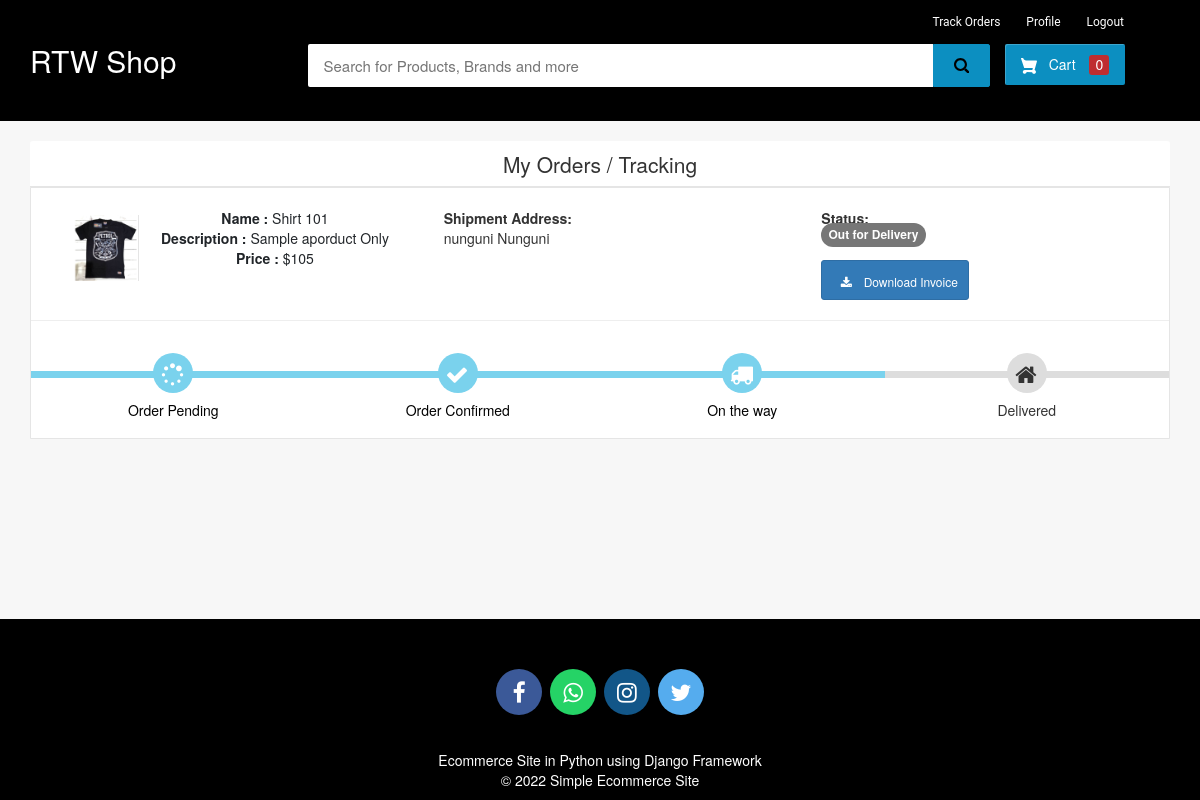
The app's page /my-order (signed in), older data.
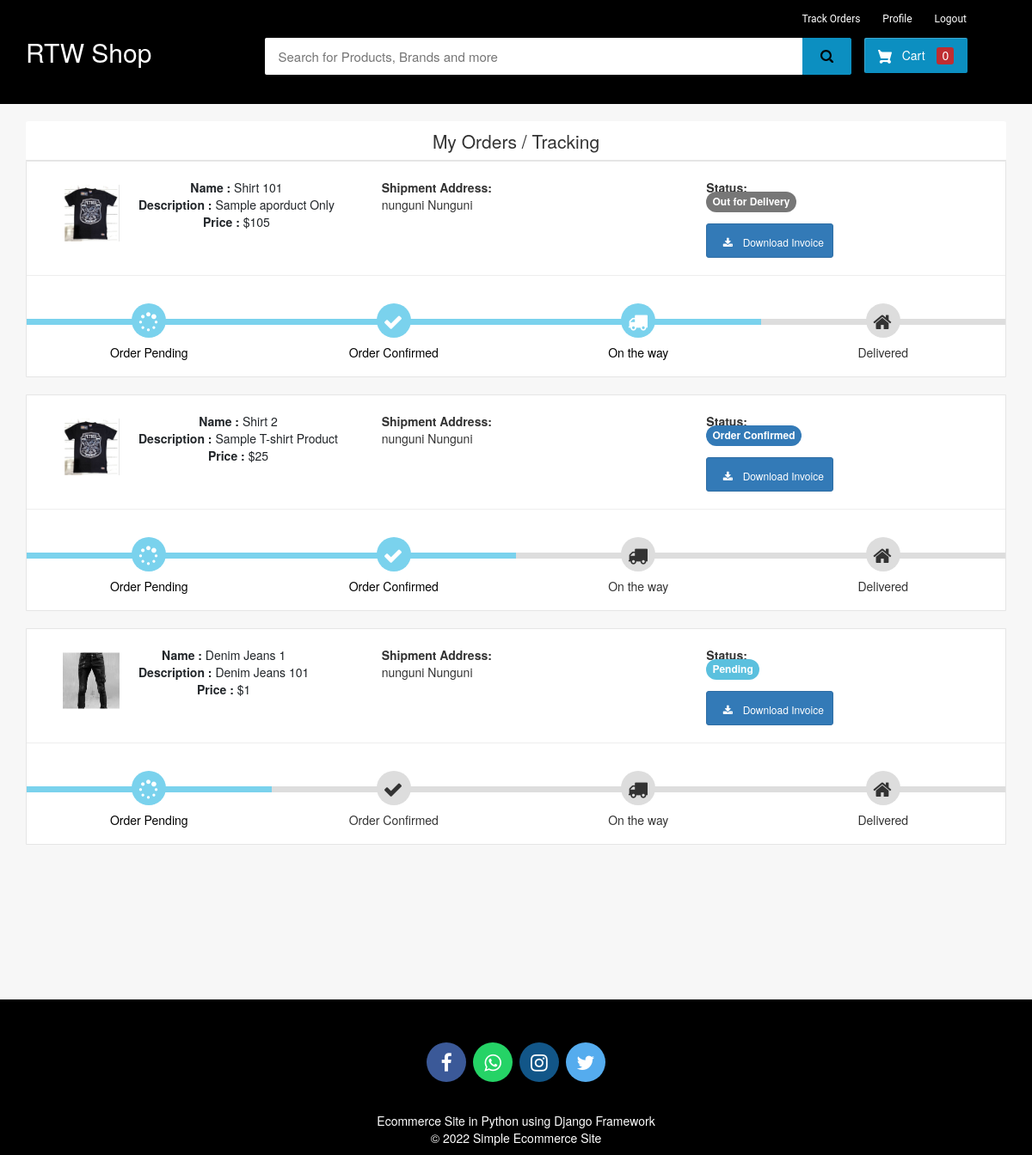
The same page, newer data.
### ecom/models.py (models this page shows, shortened)
class Product(models.Model):
    name=models.CharField(max_length=40)
    product_image= models.ImageField(upload_to='product_image/',null=True,blank=True)
    price = models.PositiveIntegerField()
    description=models.CharField(max_length=40)

class Orders(models.Model):
    STATUS =(
        ('Pending','Pending'),
        ('Order Confirmed','Order Confirmed'),
        ('Out for Delivery','Out for Delivery'),
        ('Delivered','Delivered'),
    )
    customer=models.ForeignKey('Customer', on_delete=models.CASCADE,null=True)
    product=models.ForeignKey('Product',on_delete=models.CASCADE,null=True)
    email = models.CharField(max_length=50,null=True)
    address = models.CharField(max_length=500,null=True)
    mobile = models.CharField(max_length=20,null=True)
    order_date= models.DateField(auto_now_add=True,null=True)
    status=models.CharField(max_length=50,null=True,choices=STATUS)

### ecom/views.py (the view)
# urls.py: path('my-order', views.my_order_view,name='my-order'),
@login_required(login_url='customerlogin')
@user_passes_test(is_customer)
def my_order_view(request):
    customer=models.Customer.objects.get(user_id=request.user.id)
    orders=models.Orders.objects.all().filter(customer_id = customer)
    ordered_products=[]
    for order in orders:
        ordered_product=models.Product.objects.all().filter(id=order.product.id)
        ordered_products.append(ordered_product)
    return render(request,'ecom/my_order.html',{'data':zip(ordered_products,orders)})

### ecom/views.py (called while the page is built)
def is_customer(user):
    return user.groups.filter(name='CUSTOMER').exists()

### templates/ecom/my_order.html (shortened to what this page needs)
{% extends 'ecom/customer_base.html' %} {% load static %} {% block content %}
<br>
<div class="container">
    <header class="card-header" style="text-align:center; font-size: 21px"> My Orders / Tracking </header>
    {% for products,order in data %}
    <article class="card">
        <div class="card-body">
            <ul class="row" style="margin-left:20px;margin-top:20px;">
                <li class="col-md-4">
                    <figure class="itemside mb-3">
                        {%for product in products%}
                        <div class="aside"><img src="{% static product.product_image.url %}" class="img-sm border"></div>
                        <figcaption class="info align-self-center">
                            <p class="title"><strong>Name : </strong>{{product.name}} <br> <strong>Description : </strong>{{product.description}} <br> <strong>Price : </strong>${{product.price}}</p>
                        </figcaption>
                    </figure>
                </li>
                <li class="col-md-4">
                    <div class="col"> <strong>Shipment Address:</strong> <br> {{order.address}}</div>
                </li>
                <li class="col-md-4">
                    <div class="col"> <strong>Status:</strong> <br> {% if order.status == 'Pending'%}
                        <td> <span class="label label-info" style="font-size: 12px; border-radius: 30px;">{{order.status}}</span></td>
                        {% elif order.status == 'Delivered' %}
                        <td> <span class="label label-success" style="font-size: 12px; border-radius: 30px;">{{order.status}}</span></td>
                        {% elif order.status == 'Out for Delivery' %}
                        <td> <span class="label label-default" style="font-size: 12px; border-radius: 30px;">{{order.status}}</span></td>
                        {%else%}
                        <td> <span class="label label-primary" style="font-size: 12px; border-radius: 30px;">{{order.status}}</span></td>
                        {%endif%}
                    </div> <br>
                    <a class="btn btn-primary btn-sm rounded-0" style="text-decoration:none;" href="{% url 'download-invoice' order.id product.id  %}" target="_blank"><i class="fa fa-download " style="font-size: 12px;height:auto"></i> Download Invoice</a>
                </li>
                {%endfor%}
            </ul>
            <hr>
            <div class="track">
                {%if order.status == 'Pending' %}
                <div class="step active"> <span class="icon"> <i style="padding-top:.2em; padding-right:.5em;" class="fa fa-spinner"></i> </span> <span class="text">Order Pending</span> </div>
                <div class="step "> <span class="icon"> <i style="padding-top:.2em; padding-right:.5em;" class="fa fa-check"></i> </span> <span class="text"> Order Confirmed</span> </div>
                <div class="step "> <span class="icon"> <i style="padding-top:.2em; padding-right:.5em;" class="fa fa-truck"></i> </span> <span class="text"> On the way </span> </div>
                <div class="step "> <span class="icon"> <i style="padding-top:.2em; padding-right:.5em;" class="fa fa-home"></i> </span> <span class="text">Delivered</span> </div>
                {%elif order.status == 'Order Confirmed' %}
                <div class="step active"> <span class="icon"> <i style="padding-top:.2em; padding-right:.5em;" class="fa fa-spinner"></i> </span> <span class="text">Order Pending</span> </div>
                <div class="step active"> <span class="icon"> <i style="padding-top:.2em; padding-right:.5em;" class="fa fa-check"></i> </span> <span class="text"> Order Confirmed</span> </div>
                <div class="step "> <span class="icon"> <i style="padding-top:.2em; padding-right:.5em;" class="fa fa-truck"></i> </span> <span class="text"> On the way </span> </div>
                <div class="step "> <span class="icon"> <i style="padding-top:.2em; padding-right:.5em;" class="fa fa-home"></i> </span> <span class="text">Delivered</span> </div>
                {%elif order.status == 'Out for Delivery'%}
                <div class="step active"> <span class="icon"> <i style="padding-top:.2em; padding-right:.5em;" class="fa fa-spinner"></i> </span> <span class="text">Order Pending</span> </div>
                <div class="step active"> <span class="icon"> <i style="padding-top:.2em; padding-right:.5em;" class="fa fa-check"></i> </span> <span class="text"> Order Confirmed</span> </div>
                <div class="step active"> <span class="icon"> <i style="padding-top:.2em; padding-right:.5em;" class="fa fa-truck"></i> </span> <span class="text"> On the way </span> </div>
                <div class="step "> <span class="icon"> <i style="padding-top:.2em; padding-right:.5em;" class="fa fa-home"></i> </span> <span class="text">Delivered</span> </div>
                {%endif%}
            </div>
        </div>
    </article><br> {%endfor%}
</div>
<br><br><br><br><br> {% endblock content %}

### templates/ecom/customer_base.html (shortened to what this page needs)
<html>
{% load static %}
<head>
<link rel="stylesheet" href="https://maxcdn.bootstrapcdn.com/bootstrap/3.3.0/css/bootstrap.min.css">
<link rel="stylesheet" href="https://maxcdn.bootstrapcdn.com/font-awesome/4.7.0/css/font-awesome.min.css">
</head>
<body>
<div id="navbar">
    <div class="container">
        <div class="row row1">
            <ul class="largenav pull-right">
                <li class="upper-links"><a class="links" href="/my-order">Track Orders</a></li>
                <li class="upper-links"><a class="links" href="/my-profile">Profile</a></li>
                <li class="upper-links"><a class="links" href="/logout">Logout</a></li>
            </ul>
        </div>
        <div class="row row2">
            <div class="col-sm-3">
                <h2 style="margin:0px;"><a style="text-decoration:none; color:white;" href="/"><span class="largenav">RTW Shop</span></a></h2>
            </div>
            <div class="navbar-search smallsearch col-sm-7 col-xs-11">
              <form  action="/search" method="get">
                <div class="row"> <input class="navbar-input col-xs-11" value="{% if search_text %}{{ search_text }}{% endif %}" type="search" placeholder="Search for Products, Brands and more" name="query" id="query">
                  <button class="navbar-button col-xs-1" type="submit">
                  </button>
                </div>
              </form>
            </div>
            <div class="cart1 largenav col-sm-2"> <a class="cart-button" href="/cart">  Cart <span class="item-number ">{{ product_count_in_cart }}</span> </a> </div>
        </div>
    </div>
</div>
{% block content %}
{% endblock content %}
<br><br><br>
<footer>
  <br>
  <p>
    <a href="#" class="fa fa-facebook"></a>
    <a href="#" class="fa fa-whatsapp"></a>
    <a href="#" class="fa fa-instagram"></a>
    <a href="#" class="fa fa-twitter"></a>
  </p>
  <br>
  <div class="container">
    <div class="row">
      <div class="col-md-12 col-sm-12">
        <div style="color:#ffffff;" class="wow fadeInUp footer-copyright">
          <p>Ecommerce Site in Python using Django Framework<br>
            &copy; 2022 Simple Ecommerce Site </p>
        </div>
      </div>
    </div>
  </div>
</footer>
</body>
</html>

### templates/ecom/customer_base.html (style rules this page uses)
body { background-color: #f7f7f7; }
#navbar { background-color: #000000; color: white; }
.row1 { padding-top: 10px; padding-right: 50px }
.row2 { padding-bottom: 20px }
.navbar-input { padding: 11px 16px; border-radius: 2px 0 0 2px; border: 0 none; outline: 0 none; font-size: 15px; color:#000 }
.navbar-button { background-color: #0c8fc1; border: 1px solid #0c8fc1; border-radius: 0 2px 2px 0; color: #ffffff; padding: 10px 0; height: 43px; cursor: pointer; }
.cart-button { background-color: #0c8fc1; box-shadow: 0 4px 4px 0 rgb(0 0 0 / 23%), inset 1px 1px 0 0 hsl(0deg 0% 100% / 20%); padding: 10px 0; text-align: center; height: 41px; border-radius: 2px; font-weight: 500; width: 120px; display: inline-block; color: #FFFFFF; text-decoration: none; color: inherit; border: none; outline: none; }
.cart-svg { display: inline-block; width: 16px; height: 16px; vertical-align: middle; margin-right: 8px }
.item-number { border-radius: 3px; background-color: rgb(207 37 37 / 92%); height: 20px; padding: 3px 6px; font-weight: 500; display: inline-block; color: #fff; line-height: 12px; margin-left: 10px; }
.item-number:empty:after { content:"0" }
.upper-links { display: inline-block; padding: 0 11px; line-height: 23px; font-family: 'Roboto', sans-serif; letter-spacing: 0; color: inherit; border: none; outline: none; font-size: 12px }
.links { color: #fff; text-decoration: none }
.largenav { display: none }
.smallsearch { margin-left: 15px; margin-top: 15px }
footer { padding: 0px 0px 0px 0px; background-color: black; margin: 0px; }
.fa { font-size: 23px; width: 2em; height: 2em; text-align: center; text-decoration: none; margin: 5px 2px; border-radius: 50%; padding-top: 0.5em; }
.fa-facebook { background: #3B5998; color: white; margin-top: 30px; }
.fa-whatsapp { background: #25d366; color: white; }
.fa-twitter { background: #55ACEE; color: white; }
.fa-instagram { background: #125688; color: white; }
p { text-align: center; }
@media screen and (min-width: 768px) { .largenav { display: block } }
@media screen and (min-width: 768px) { .smallsearch { margin: 0px } }

### templates/ecom/my_order.html (style rules this page uses)
body { background-color: #f7f7f7; }
.container { margin-top: 0px; margin-bottom: 0px }
.card { position: relative; display: -webkit-box; display: -ms-flexbox; display: flex; -webkit-box-orient: vertical; -webkit-box-direction: normal; -ms-flex-direction: column; flex-direction: column; min-width: 0; word-wrap: break-word; background-color: #fff; background-clip: border-box; border: 1px solid rgba(0, 0, 0, 0.1); border-radius: 0.10rem }
.card-header:first-child { border-radius: calc(0.37rem - 1px) calc(0.37rem - 1px) 0 0 }
.card-header { padding: 0.75rem 1.25rem; margin-bottom: 0; background-color: #fff; border-bottom: 1px solid rgba(0, 0, 0, 0.1) }
.track { position: relative; background-color: #ddd; height: 7px; display: -webkit-box; display: -ms-flexbox; display: flex; margin-bottom: 60px; margin-top: 50px }
.track .step { -webkit-box-flex: 1; -ms-flex-positive: 1; flex-grow: 1; width: 25%; margin-top: -18px; text-align: center; position: relative }
.track .step.active:before { background: #7ad2ed }
.track .step::before { height: 7px; position: absolute; content: ""; width: 100%; left: 0; top: 18px }
.track .step.active .icon { background: #7ad2ed; color: #fff }
.track .icon { display: inline-block; width: 40px; height: 40px; line-height: 40px; position: relative; border-radius: 100%; background: #ddd }
.track .step.active .text { font-weight: 400; color: #000 }
.track .text { display: block; margin-top: 7px }
.itemside { position: relative; display: -webkit-box; display: -ms-flexbox; display: flex; width: 100% }
.itemside .aside { position: relative; -ms-flex-negative: 0; flex-shrink: 0 }
.img-sm { width: 80px; height: 80px; padding: 7px }
ul.row, ul.row-sm { list-style: none; padding: 0 }
.itemside .info { padding-left: 15px; padding-right: 7px }
.itemside .title { display: block; margin-bottom: 5px; color: #212529 }
p { margin-top: 0; margin-bottom: 1rem }
.item-number:empty:after { content: "0" }

Row changes from the older to the newer data that the page shows:
added Orders: address "nunguni Nunguni", status "Order Confirmed", shows "Order Pending"
now on this page (row unchanged): Product: product_image (picture), name "Shirt 2", description "Sample T-shirt Product", price "25"
added Orders: address "nunguni Nunguni", status "Pending", shows "Order Pending"
now on this page (row edited): Product: product_image (picture), name "Denim Jeans 1", description "Denim Jeans 101", price "1"
